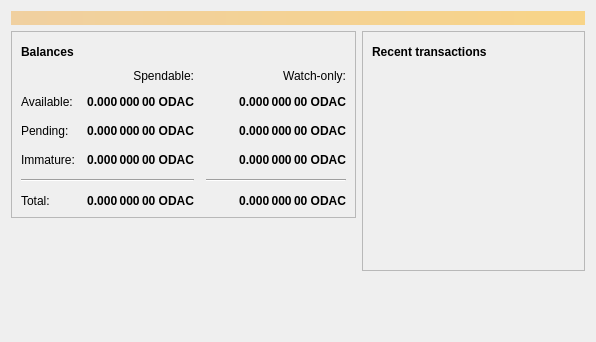
<?xml version="1.0" encoding="UTF-8"?>
<ui version="4.0">
 <class>OverviewPage</class>
 <widget class="QWidget" name="OverviewPage">
  <property name="geometry">
   <rect>
    <x>0</x>
    <y>0</y>
    <width>596</width>
    <height>342</height>
   </rect>
  </property>
  <property name="windowTitle">
   <string>Form</string>
  </property>
  <layout class="QVBoxLayout" name="topLayout">
   <item>
    <widget class="QLabel" name="labelAlerts">
     <property name="visible">
      <bool>false</bool>
     </property>
     <property name="styleSheet">
      <string notr="true">QLabel { background-color: qlineargradient(x1: 0, y1: 0, x2: 1, y2: 0, stop:0 #F0D0A0, stop:1 #F8D488); color:#000000; }</string>
     </property>
     <property name="wordWrap">
      <bool>true</bool>
     </property>
     <property name="margin">
      <number>3</number>
     </property>
     <property name="textInteractionFlags">
      <set>Qt::TextSelectableByMouse</set>
     </property>
    </widget>
   </item>
   <item>
    <layout class="QHBoxLayout" name="horizontalLayout" stretch="1,1">
     <item>
      <layout class="QVBoxLayout" name="verticalLayout_2">
       <item>
        <widget class="QFrame" name="frame">
         <property name="frameShape">
          <enum>QFrame::StyledPanel</enum>
         </property>
         <property name="frameShadow">
          <enum>QFrame::Raised</enum>
         </property>
         <layout class="QVBoxLayout" name="verticalLayout_4">
          <item>
           <layout class="QHBoxLayout" name="horizontalLayout_4">
            <item>
             <widget class="QLabel" name="label_5">
              <property name="font">
               <font>
                <weight>75</weight>
                <bold>true</bold>
               </font>
              </property>
              <property name="text">
               <string>Balances</string>
              </property>
             </widget>
            </item>
            <item>
             <widget class="QPushButton" name="labelWalletStatus">
              <property name="enabled">
               <bool>true</bool>
              </property>
              <property name="maximumSize">
               <size>
                <width>30</width>
                <height>16777215</height>
               </size>
              </property>
              <property name="toolTip">
               <string>The displayed information may be out of date. Your wallet automatically synchronizes with the ObsidianDigitalAssetCoin network after a connection is established, but this process has not completed yet.</string>
              </property>
              <property name="text">
               <string/>
              </property>
              <property name="icon">
               <iconset resource="../bitcoin.qrc">
                <normaloff>:/icons/warning</normaloff>
                <disabledoff>:/icons/warning</disabledoff>:/icons/warning</iconset>
              </property>
              <property name="iconSize">
               <size>
                <width>24</width>
                <height>24</height>
               </size>
              </property>
              <property name="flat">
               <bool>true</bool>
              </property>
             </widget>
            </item>
            <item>
             <spacer name="horizontalSpacer_3">
              <property name="orientation">
               <enum>Qt::Horizontal</enum>
              </property>
              <property name="sizeHint" stdset="0">
               <size>
                <width>40</width>
                <height>20</height>
               </size>
              </property>
             </spacer>
            </item>
           </layout>
          </item>
          <item>
           <layout class="QGridLayout" name="gridLayout">
            <property name="spacing">
             <number>12</number>
            </property>
            <item row="2" column="2">
             <widget class="QLabel" name="labelWatchPending">
              <property name="font">
               <font>
                <weight>75</weight>
                <bold>true</bold>
               </font>
              </property>
              <property name="cursor">
               <cursorShape>IBeamCursor</cursorShape>
              </property>
              <property name="toolTip">
               <string>Unconfirmed transactions to watch-only addresses</string>
              </property>
              <property name="text">
               <string notr="true">0.000 000 00 ODAC</string>
              </property>
              <property name="alignment">
               <set>Qt::AlignRight|Qt::AlignTrailing|Qt::AlignVCenter</set>
              </property>
              <property name="textInteractionFlags">
               <set>Qt::LinksAccessibleByMouse|Qt::TextSelectableByKeyboard|Qt::TextSelectableByMouse</set>
              </property>
             </widget>
            </item>
            <item row="2" column="1">
             <widget class="QLabel" name="labelUnconfirmed">
              <property name="font">
               <font>
                <weight>75</weight>
                <bold>true</bold>
               </font>
              </property>
              <property name="cursor">
               <cursorShape>IBeamCursor</cursorShape>
              </property>
              <property name="toolTip">
               <string>Total of transactions that have yet to be confirmed, and do not yet count toward the spendable balance</string>
              </property>
              <property name="text">
               <string notr="true">0.000 000 00 ODAC</string>
              </property>
              <property name="alignment">
               <set>Qt::AlignRight|Qt::AlignTrailing|Qt::AlignVCenter</set>
              </property>
              <property name="textInteractionFlags">
               <set>Qt::LinksAccessibleByMouse|Qt::TextSelectableByKeyboard|Qt::TextSelectableByMouse</set>
              </property>
             </widget>
            </item>
            <item row="3" column="2">
             <widget class="QLabel" name="labelWatchImmature">
              <property name="font">
               <font>
                <weight>75</weight>
                <bold>true</bold>
               </font>
              </property>
              <property name="cursor">
               <cursorShape>IBeamCursor</cursorShape>
              </property>
              <property name="toolTip">
               <string>Mined balance in watch-only addresses that has not yet matured</string>
              </property>
              <property name="text">
               <string notr="true">0.000 000 00 ODAC</string>
              </property>
              <property name="alignment">
               <set>Qt::AlignRight|Qt::AlignTrailing|Qt::AlignVCenter</set>
              </property>
              <property name="textInteractionFlags">
               <set>Qt::LinksAccessibleByMouse|Qt::TextSelectableByKeyboard|Qt::TextSelectableByMouse</set>
              </property>
             </widget>
            </item>
            <item row="4" column="0" colspan="2">
             <widget class="Line" name="line">
              <property name="orientation">
               <enum>Qt::Horizontal</enum>
              </property>
             </widget>
            </item>
            <item row="4" column="2">
             <widget class="Line" name="lineWatchBalance">
              <property name="sizePolicy">
               <sizepolicy hsizetype="Preferred" vsizetype="Fixed">
                <horstretch>0</horstretch>
                <verstretch>0</verstretch>
               </sizepolicy>
              </property>
              <property name="minimumSize">
               <size>
                <width>140</width>
                <height>0</height>
               </size>
              </property>
              <property name="orientation">
               <enum>Qt::Horizontal</enum>
              </property>
             </widget>
            </item>
            <item row="5" column="0">
             <widget class="QLabel" name="labelTotalText">
              <property name="text">
               <string>Total:</string>
              </property>
             </widget>
            </item>
            <item row="3" column="1">
             <widget class="QLabel" name="labelImmature">
              <property name="font">
               <font>
                <weight>75</weight>
                <bold>true</bold>
               </font>
              </property>
              <property name="cursor">
               <cursorShape>IBeamCursor</cursorShape>
              </property>
              <property name="toolTip">
               <string>Mined balance that has not yet matured</string>
              </property>
              <property name="text">
               <string notr="true">0.000 000 00 ODAC</string>
              </property>
              <property name="alignment">
               <set>Qt::AlignRight|Qt::AlignTrailing|Qt::AlignVCenter</set>
              </property>
              <property name="textInteractionFlags">
               <set>Qt::LinksAccessibleByMouse|Qt::TextSelectableByKeyboard|Qt::TextSelectableByMouse</set>
              </property>
             </widget>
            </item>
            <item row="2" column="3">
             <spacer name="horizontalSpacer_2">
              <property name="orientation">
               <enum>Qt::Horizontal</enum>
              </property>
              <property name="sizeHint" stdset="0">
               <size>
                <width>40</width>
                <height>20</height>
               </size>
              </property>
             </spacer>
            </item>
            <item row="3" column="0">
             <widget class="QLabel" name="labelImmatureText">
              <property name="text">
               <string>Immature:</string>
              </property>
             </widget>
            </item>
            <item row="5" column="1">
             <widget class="QLabel" name="labelTotal">
              <property name="font">
               <font>
                <weight>75</weight>
                <bold>true</bold>
               </font>
              </property>
              <property name="cursor">
               <cursorShape>IBeamCursor</cursorShape>
              </property>
              <property name="toolTip">
               <string>Your current total balance</string>
              </property>
              <property name="text">
               <string notr="true">0.000 000 00 ODAC</string>
              </property>
              <property name="alignment">
               <set>Qt::AlignRight|Qt::AlignTrailing|Qt::AlignVCenter</set>
              </property>
              <property name="textInteractionFlags">
               <set>Qt::LinksAccessibleByMouse|Qt::TextSelectableByKeyboard|Qt::TextSelectableByMouse</set>
              </property>
             </widget>
            </item>
            <item row="5" column="2">
             <widget class="QLabel" name="labelWatchTotal">
              <property name="font">
               <font>
                <weight>75</weight>
                <bold>true</bold>
               </font>
              </property>
              <property name="cursor">
               <cursorShape>IBeamCursor</cursorShape>
              </property>
              <property name="toolTip">
               <string>Current total balance in watch-only addresses</string>
              </property>
              <property name="text">
               <string notr="true">0.000 000 00 ODAC</string>
              </property>
              <property name="alignment">
               <set>Qt::AlignRight|Qt::AlignTrailing|Qt::AlignVCenter</set>
              </property>
              <property name="textInteractionFlags">
               <set>Qt::LinksAccessibleByMouse|Qt::TextSelectableByKeyboard|Qt::TextSelectableByMouse</set>
              </property>
             </widget>
            </item>
            <item row="0" column="2">
             <widget class="QLabel" name="labelWatchonly">
              <property name="text">
               <string>Watch-only:</string>
              </property>
              <property name="alignment">
               <set>Qt::AlignRight|Qt::AlignTrailing|Qt::AlignVCenter</set>
              </property>
             </widget>
            </item>
            <item row="1" column="0">
             <widget class="QLabel" name="labelBalanceText">
              <property name="text">
               <string>Available:</string>
              </property>
             </widget>
            </item>
            <item row="1" column="1">
             <widget class="QLabel" name="labelBalance">
              <property name="font">
               <font>
                <weight>75</weight>
                <bold>true</bold>
               </font>
              </property>
              <property name="cursor">
               <cursorShape>IBeamCursor</cursorShape>
              </property>
              <property name="toolTip">
               <string>Your current spendable balance</string>
              </property>
              <property name="text">
               <string notr="true">0.000 000 00 ODAC</string>
              </property>
              <property name="alignment">
               <set>Qt::AlignRight|Qt::AlignTrailing|Qt::AlignVCenter</set>
              </property>
              <property name="textInteractionFlags">
               <set>Qt::LinksAccessibleByMouse|Qt::TextSelectableByKeyboard|Qt::TextSelectableByMouse</set>
              </property>
             </widget>
            </item>
            <item row="1" column="2">
             <widget class="QLabel" name="labelWatchAvailable">
              <property name="font">
               <font>
                <weight>75</weight>
                <bold>true</bold>
               </font>
              </property>
              <property name="cursor">
               <cursorShape>IBeamCursor</cursorShape>
              </property>
              <property name="toolTip">
               <string>Your current balance in watch-only addresses</string>
              </property>
              <property name="text">
               <string notr="true">0.000 000 00 ODAC</string>
              </property>
              <property name="alignment">
               <set>Qt::AlignRight|Qt::AlignTrailing|Qt::AlignVCenter</set>
              </property>
              <property name="textInteractionFlags">
               <set>Qt::LinksAccessibleByMouse|Qt::TextSelectableByKeyboard|Qt::TextSelectableByMouse</set>
              </property>
             </widget>
            </item>
            <item row="2" column="0">
             <widget class="QLabel" name="labelPendingText">
              <property name="text">
               <string>Pending:</string>
              </property>
             </widget>
            </item>
            <item row="0" column="1">
             <widget class="QLabel" name="labelSpendable">
              <property name="text">
               <string>Spendable:</string>
              </property>
              <property name="alignment">
               <set>Qt::AlignRight|Qt::AlignTrailing|Qt::AlignVCenter</set>
              </property>
             </widget>
            </item>
           </layout>
          </item>
         </layout>
        </widget>
       </item>
       <item>
        <spacer name="verticalSpacer">
         <property name="orientation">
          <enum>Qt::Vertical</enum>
         </property>
         <property name="sizeHint" stdset="0">
          <size>
           <width>20</width>
           <height>40</height>
          </size>
         </property>
        </spacer>
       </item>
      </layout>
     </item>
     <item>
      <layout class="QVBoxLayout" name="verticalLayout_3">
       <item>
        <widget class="QFrame" name="frame_2">
         <property name="frameShape">
          <enum>QFrame::StyledPanel</enum>
         </property>
         <property name="frameShadow">
          <enum>QFrame::Raised</enum>
         </property>
         <layout class="QVBoxLayout" name="verticalLayout">
          <item>
           <layout class="QHBoxLayout" name="horizontalLayout_2">
            <item>
             <widget class="QLabel" name="label_4">
              <property name="font">
               <font>
                <weight>75</weight>
                <bold>true</bold>
               </font>
              </property>
              <property name="text">
               <string>Recent transactions</string>
              </property>
             </widget>
            </item>
            <item>
             <widget class="QPushButton" name="labelTransactionsStatus">
              <property name="enabled">
               <bool>true</bool>
              </property>
              <property name="maximumSize">
               <size>
                <width>30</width>
                <height>16777215</height>
               </size>
              </property>
              <property name="toolTip">
               <string>The displayed information may be out of date. Your wallet automatically synchronizes with the ObsidianDigitalAssetCoin network after a connection is established, but this process has not completed yet.</string>
              </property>
              <property name="text">
               <string/>
              </property>
              <property name="icon">
               <iconset resource="../bitcoin.qrc">
                <normaloff>:/icons/warning</normaloff>
                <disabledoff>:/icons/warning</disabledoff>:/icons/warning</iconset>
              </property>
              <property name="iconSize">
               <size>
                <width>24</width>
                <height>24</height>
               </size>
              </property>
              <property name="flat">
               <bool>true</bool>
              </property>
             </widget>
            </item>
            <item>
             <spacer name="horizontalSpacer">
              <property name="orientation">
               <enum>Qt::Horizontal</enum>
              </property>
              <property name="sizeHint" stdset="0">
               <size>
                <width>40</width>
                <height>20</height>
               </size>
              </property>
             </spacer>
            </item>
           </layout>
          </item>
          <item>
           <widget class="QListView" name="listTransactions">
            <property name="styleSheet">
             <string notr="true">QListView { background: transparent; }</string>
            </property>
            <property name="frameShape">
             <enum>QFrame::NoFrame</enum>
            </property>
            <property name="verticalScrollBarPolicy">
             <enum>Qt::ScrollBarAlwaysOff</enum>
            </property>
            <property name="horizontalScrollBarPolicy">
             <enum>Qt::ScrollBarAlwaysOff</enum>
            </property>
            <property name="selectionMode">
             <enum>QAbstractItemView::NoSelection</enum>
            </property>
           </widget>
          </item>
         </layout>
        </widget>
       </item>
       <item>
        <spacer name="verticalSpacer_2">
         <property name="orientation">
          <enum>Qt::Vertical</enum>
         </property>
         <property name="sizeHint" stdset="0">
          <size>
           <width>20</width>
           <height>40</height>
          </size>
         </property>
        </spacer>
       </item>
      </layout>
     </item>
    </layout>
   </item>
  </layout>
 </widget>
 <resources/>
 <connections/>
</ui>
